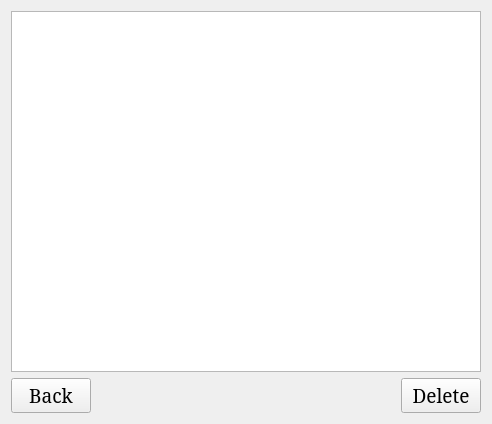
<?xml version="1.0" encoding="UTF-8"?>
<ui version="4.0">
 <class>Form</class>
 <widget class="QWidget" name="Form">
  <property name="geometry">
   <rect>
    <x>0</x>
    <y>0</y>
    <width>492</width>
    <height>424</height>
   </rect>
  </property>
  <property name="windowTitle">
   <string>Form</string>
  </property>
  <layout class="QGridLayout" name="gridLayout">
   <item row="3" column="2" alignment="Qt::AlignRight">
    <widget class="QPushButton" name="delBtn">
     <property name="font">
      <font>
       <family>SimSun</family>
       <pointsize>14</pointsize>
      </font>
     </property>
     <property name="text">
      <string>Delete</string>
     </property>
    </widget>
   </item>
   <item row="0" column="1" colspan="2">
    <widget class="QTableWidget" name="tableWidget"/>
   </item>
   <item row="3" column="1" alignment="Qt::AlignLeft">
    <widget class="QPushButton" name="backBtn">
     <property name="font">
      <font>
       <family>SimSun</family>
       <pointsize>14</pointsize>
      </font>
     </property>
     <property name="text">
      <string>Back</string>
     </property>
    </widget>
   </item>
  </layout>
 </widget>
 <resources/>
 <connections/>
</ui>
